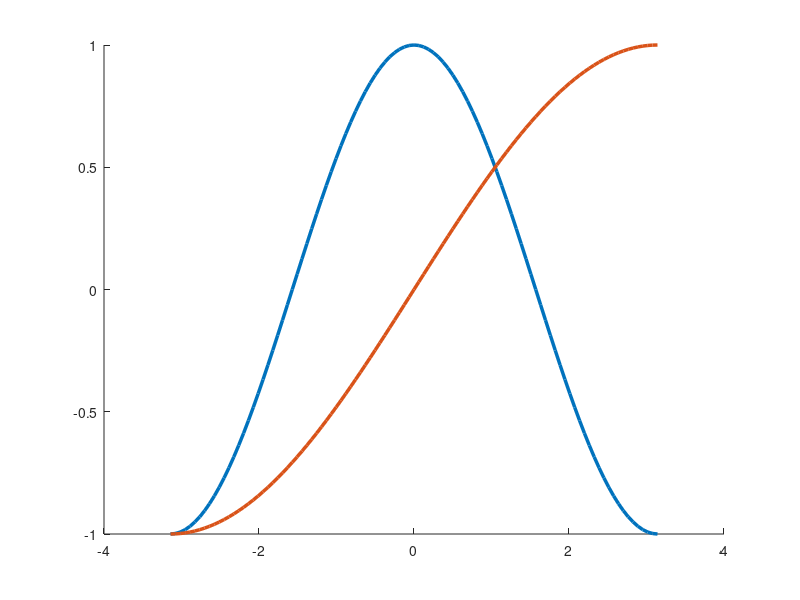

Recreate this plot in MATLAB. (Note: this script raises an error after producing the figure.)
%% Correct Cartesian for a square domain 
clear all
close all

r = 1;
th = linspace(-pi, pi, 101);
y1 = r*cos(th);
y2 = sqrt(r)*sin(th./2);

figure(1)
hold on 
plot(th, y1, 'linewidth', 2.5)
plot(th, y2, 'linewidth', 2.5)
xline(-pi, '--k')
xline(-3*pi/4, '--k')
xline(-2*pi/4, '--k')
xline(-pi/4, '--k')
xline(0, '--k')
xline(pi/4, '--k')
xline(2*pi/4, '--k')
xline(3*pi/4, '--k')
xline(pi, '--k')

%% Define LHS section - discontinuous section 
x_top = linspace(-0.5, -0.5, 101);
y_top = linspace(0.5, 0, 101);
% Convert coordinates
r = sqrt(x_top.^2 + y_top.^2);
th_test = rad2deg(atan(y_top./x_top));
% Theta 
th = linspace(3*pi/4, pi, 101);

y1_top = r.*cos(th);
y2_top = sqrt(r).*sin((th)./2);

figure(2)
hold on
plot(y_top, y1_top, 'r', 'LineWidth', 2.5)
plot(y_top, y2_top, 'b','LineWidth', 2.5)

x_top = linspace(-0.5, -0.5, 101);
y_top = linspace(0, -0.5, 101);
% Convert coordinates
r = sqrt(x_top.^2 + y_top.^2);
th = linspace(-pi, -3*pi/4, 101);

y1_top = r.*cos(th);
y2_top = sqrt(r).*sin((th)./2);

figure(2)
hold on
h1 = plot(y_top, y1_top, 'r', 'LineWidth', 2.5)
h2 = plot(y_top, y2_top,'b' , 'LineWidth', 2.5)
leg = legend([h1, h2],["y1", "y2"], 'Location', 'Best');

%%
x_left_top = linspace(-0.5, -0.5, 101);
y_left = linspace(0.5, 0, 101); 
th_f = rad2deg(atan(y_left./x_left_top) + pi);
th = linspace(3*pi/4, pi, 101);
figure
hold on
plot(y_rhs, th_f, 'LineWidth', 2.5)
plot(y_rhs, rad2deg(th), 'LineWidth', 2.5)

% Test bottom left
x_left_bot = linspace(-0.5, -0.5, 101);
y_left = linspace(-0.5, 0, 101); 
th_f = rad2deg(atan(y_left./x_left_bot));
th = linspace(-pi, -3*pi/4, 101);
figure
hold on
plot(y_rhs, th_f, 'LineWidth', 2.5)
plot(y_rhs, rad2deg(th), 'LineWidth', 2.5)

%% Define Top 
x_top = linspace(0.5, -0.5, 101);
y_top = linspace(0.5, 0.5, 101);
th_f = rad2deg(atan(y_top./x_top));

% Convert coordinates
r = sqrt(x_top.^2 + y_top.^2);
% Theta 
th = linspace(pi/4, 3*pi/4, 101);

y1_top = r.*cos(th);
y2_top = sqrt(r).*sin((th+pi)./2);

figure(3)
hold on
plot(x_top, y1_top, 'r', 'LineWidth', 2.5)
plot(x_top, y2_top, 'b','LineWidth', 2.5)

% figure
% plot(x_top, th_f, 'LineWidth', 2.5)

%% Test top right 
x_top_right = linspace(0.5, 0, 101);
y_top = linspace(0.5, 0.5, 101); 
th_f = rad2deg(atan(y_top./x_top_right));
th = linspace(pi/4, pi/2, 101);
figure
hold on
plot(x_top_right, th_f, 'LineWidth', 2.5)
plot(x_top_right, rad2deg(th), 'LineWidth', 2.5)

% Test top left
x_top_left = linspace(0, -0.5, 101);
y_top = linspace(0.5, 0.5, 101); 
th_f = rad2deg(atan(y_top./x_top_left) + pi);
th = linspace(pi/2, 3*pi/4, 101);
figure
hold on
plot(x_top_left, th_f, 'LineWidth', 2.5)
plot(x_top_left, rad2deg(th), 'LineWidth', 2.5)

%% Define Bottom 
a = 0.014890;
c = 0.011616;
x_bot = linspace(-0.5, 0.5, 101);
y_bot = linspace(-0.5, -0.5, 101);
% Convert coordinates
r = sqrt(x_bot.^2 + y_bot.^2);
th = linspace(-3*pi/4, -pi/4, 101);

y1_bot = r.*cos(th);
y2_bot = sqrt(r).*sin(th./2);

figure(4)
hold on 
plot(x_bot, y1_bot, 'LineWidth', 2.5) 
plot(x_bot, y2_bot, 'LineWidth', 2.5)
th_f = atan(y_bot./(x_bot));

%%
% Test bottom right 
x_bot_right = linspace(0, 0.5, 101);
y_bot = linspace(-0.5, -0.5, 101); 
% y_rhs = linspace(-0.5, 0.5, 101);
th_f = rad2deg(atan(y_bot./x_bot_right));
th = linspace(-pi/2, -pi/4, 101);
figure
hold on
plot(y_rhs, th_f, 'LineWidth', 2.5)
plot(y_rhs, rad2deg(th), 'LineWidth', 2.5)

% Test bottom left
x_bot_right = linspace(-0.5, 0, 101);
y_bot = linspace(-0.5, -0.5, 101); 
% y_rhs = linspace(-0.5, 0.5, 101);
th_f = rad2deg(atan(y_bot./x_bot_right) - pi);
th = linspace(-3*pi/4, -pi/2, 101);
figure
hold on
plot(y_rhs, th_f, 'LineWidth', 2.5)
plot(y_rhs, rad2deg(th), 'LineWidth', 2.5)


%% Define RHS 
x_rhs = linspace(0.5, 0.5, 101);
y_rhs = linspace(-0.5, 0.5, 101);
% Convert coordinates
r = sqrt(x_rhs.^2 + y_rhs.^2);
th = linspace(-pi/4, pi/4, 101);

a = 0.148899;
c = 0.116162;
y1_rhs = c*r.*cos(th);
y2_rhs = a*sqrt(r).*sin(th./2);

figure(5)
hold on
plot(y_rhs, y1_rhs, 'LineWidth', 2.5) 
plot(y_rhs, y2_rhs, 'LineWidth', 2.5)

%%
% Test section
x_rhs = linspace(0.5, 0.5, 101);
y_rhs = linspace(-0.5, 0.5, 101);
th_f = rad2deg(atan(y_rhs./x_rhs));
figure
hold on
plot(y_rhs, th_f, 'LineWidth', 2.5)
plot(y_rhs, rad2deg(th), 'LineWidth', 2.5)

